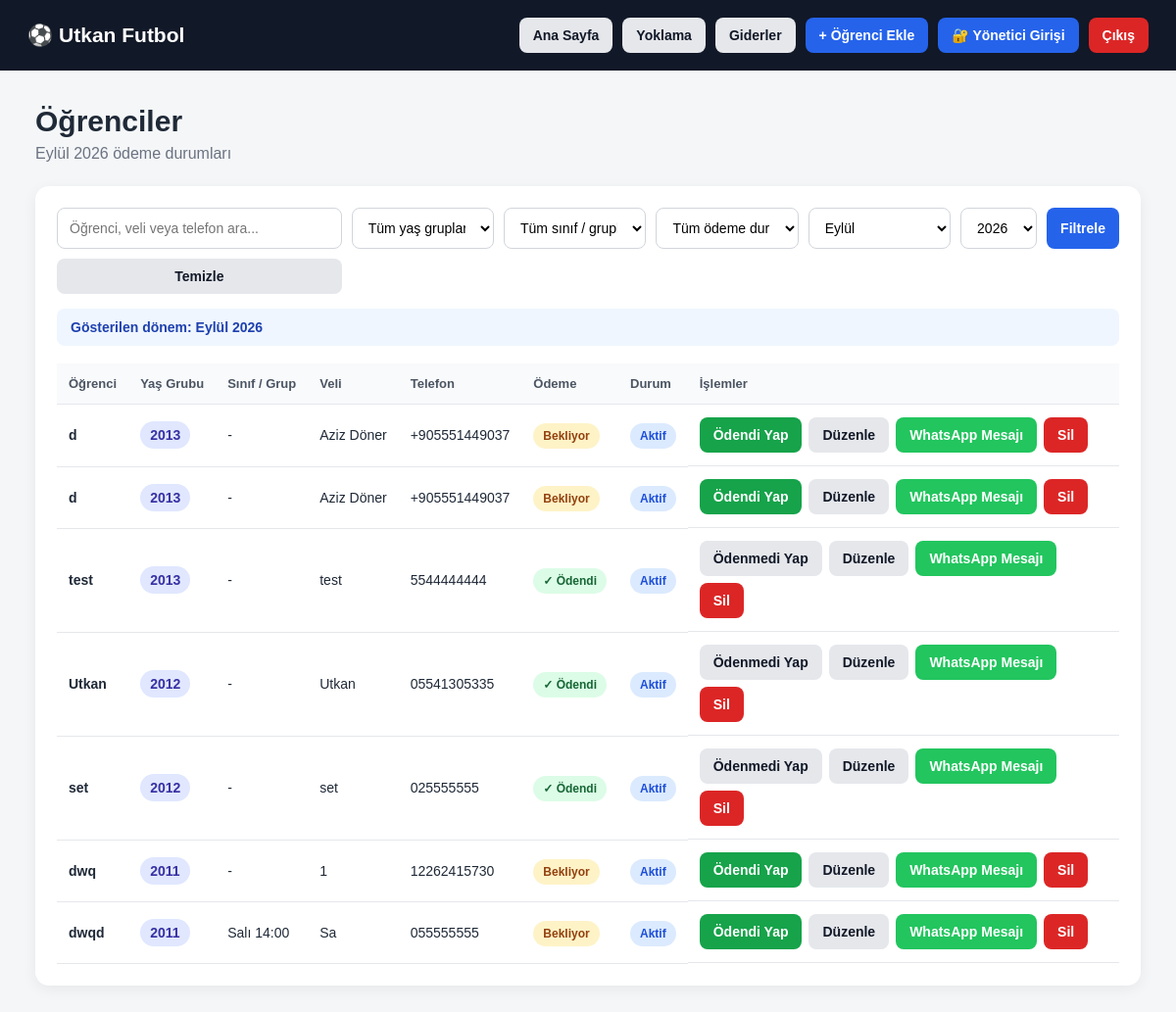
The page /students (signed in) on the database its author committed.
### tables this page shows
CREATE TABLE schools (
            id INTEGER PRIMARY KEY AUTOINCREMENT,
            name TEXT NOT NULL,
            username TEXT NOT NULL UNIQUE,
            password_hash TEXT NOT NULL,
            active INTEGER DEFAULT 1,
            created_at TEXT
        , finance_privacy_enabled INTEGER DEFAULT 0, finance_pin_hash TEXT);

CREATE TABLE students (
            id INTEGER PRIMARY KEY AUTOINCREMENT,
            school_id INTEGER NOT NULL,
            name TEXT NOT NULL,
            birth_year INTEGER NOT NULL,
            parent_name TEXT,
            phone TEXT,
            monthly_fee REAL DEFAULT 0,
            active INTEGER DEFAULT 1,
            notes TEXT,
            created_at TEXT, class_group TEXT,
            FOREIGN KEY (school_id)
                REFERENCES schools(id)
                ON DELETE CASCADE
        );

CREATE TABLE payments (
            id INTEGER PRIMARY KEY AUTOINCREMENT,
            student_id INTEGER NOT NULL,
            year INTEGER NOT NULL,
            month INTEGER NOT NULL,
            amount REAL DEFAULT 0,
            paid INTEGER DEFAULT 0,
            paid_at TEXT,
            FOREIGN KEY (student_id)
                REFERENCES students(id)
                ON DELETE CASCADE,
            UNIQUE(student_id, year, month)
        );

### app.py (the view, shortened to what this page needs)
@app.route("/students")
def students():
    if not school_logged_in():
        return redirect(url_for("login"))
    school_id = session["school_id"]
    year, month = get_selected_period()
    search = request.args.get("search", "").strip()
    birth_year = request.args.get("birth_year", "").strip()
    class_group = request.args.get("class_group", "").strip()
    payment = request.args.get("payment", "").strip()
    query = """
        SELECT
            s.*,
            COALESCE(p.paid, 0) AS paid,
            p.paid_at
        FROM students s
        LEFT JOIN payments p
            ON p.student_id = s.id
            AND p.year = ?
            AND p.month = ?
        WHERE s.school_id = ?
    """
    params = [year, month, school_id]
    if birth_year:
        query += " AND s.birth_year = ?"
        params.append(birth_year)
    if class_group:
        query += " AND s.class_group = ?"
        params.append(class_group)
    if payment == "paid":
        query += " AND COALESCE(p.paid, 0) = 1"
    elif payment == "unpaid":
        query += " AND COALESCE(p.paid, 0) = 0"
    query += """
        ORDER BY
            s.birth_year DESC,
            COALESCE(s.class_group, '') ASC,
            s.name ASC
    """
    conn = get_db()
    student_list = conn.execute(query, params).fetchall()
    years = conn.execute("""
        SELECT DISTINCT birth_year
        FROM students
        WHERE school_id = ?
        ORDER BY birth_year DESC
    """, (school_id,)).fetchall()
    class_groups = conn.execute("""
        SELECT DISTINCT class_group
        FROM students
        WHERE school_id = ?
        AND class_group IS NOT NULL
        AND TRIM(class_group) != ''
        ORDER BY class_group ASC
    """, (school_id,)).fetchall()
    conn.close()
    return render_template(
        "students.html",
        students=student_list,
        years=years,
        class_groups=class_groups,
        search=search,
        birth_year=birth_year,
        class_group=class_group,
        payment=payment,
        selected_year=year,
        selected_month=month,
        month_name=MONTH_NAMES[month],
        months=MONTH_NAMES,
        finance_privacy_enabled=finance_is_required(school_id),
        finance_visible=finance_can_view(school_id)
    )

### templates/students.html (shortened to what this page needs)
<!DOCTYPE html>
<html lang="tr">
<head>
    <link rel="stylesheet" href="{{ url_for('static', filename='style.css') }}">
</head>
<body>
<header class="topbar">
    <div>
        <h2>⚽ {{ session.school_name or "Futbol Okulu Paneli" }}</h2>
    </div>
    <div class="top-actions">
        <a
            href="{{ url_for(
                'dashboard',
                year=selected_year,
                month=selected_month
            ) }}"
            class="btn"
        >
            Ana Sayfa
        </a>
        <a href="{{ url_for('attendance') }}" class="btn">Yoklama</a>
        <a href="{{ url_for('expenses') }}" class="btn">Giderler</a>
        <a href="{{ url_for('add_student') }}" class="btn primary">
            + Öğrenci Ekle
        </a>
        {% if finance_privacy_enabled %}
            {% if finance_visible %}
                <form method="POST" action="{{ url_for('finance_lock') }}" style="display:inline;">
                    <button type="submit" class="btn">🔒 Muhasebeyi Kilitle</button>
                </form>
            {% else %}
                <a href="{{ url_for('finance_unlock') }}" class="btn primary">
                    🔐 Yönetici Girişi
                </a>
            {% endif %}
        {% endif %}
        <a href="{{ url_for('logout') }}" class="btn danger">
            Çıkış
        </a>
    </div>
</header>
<main class="container">
    <div class="page-title">
        <div>
            <h1>Öğrenciler</h1>
            <p>
                {{ month_name }} {{ selected_year }} ödeme durumları
            </p>
        </div>
    </div>
    <section class="panel-section">
        <form method="GET" class="student-filter-bar">
            <input
                type="text"
                name="search"
                value="{{ search }}"
                placeholder="Öğrenci, veli veya telefon ara..."
            >
            <select name="birth_year">
                <option value="">
                    Tüm yaş grupları
                </option>
            </select>
            <select name="class_group">
                <option value="">Tüm sınıf / gruplar</option>
            </select>
            <select name="payment">
                <option value="">
                    Tüm ödeme durumları
                </option>
            </select>
            <select name="month">
                {% for number, name in months.items() %}
                    <option
                        value="{{ number }}"
                        {% if number == selected_month %}
                            selected
                        {% endif %}
                    >
                        {{ name }}
                    </option>
                {% endfor %}
            </select>
            <select name="year">
                {% for year in range(selected_year - 2, selected_year + 3) %}
                    <option
                        value="{{ year }}"
                        {% if year == selected_year %}
                            selected
                        {% endif %}
                    >
                        {{ year }}
                    </option>
                {% endfor %}
            </select>
            <button type="submit" class="btn primary">
                Filtrele
            </button>
            <a
                href="{{ url_for(
                    'students',
                    year=selected_year,
                    month=selected_month
                ) }}"
                class="btn"
            >
                Temizle
            </a>
        </form>
        <div class="selected-period">
            <strong>
                Gösterilen dönem:
                {{ month_name }} {{ selected_year }}
            </strong>
        </div>
        {% if students %}
        <div class="table-wrapper">
            <table>
                <thead>
                    <tr>
                        <th>Öğrenci</th>
                        <th>Yaş Grubu</th>
                        <th>Sınıf / Grup</th>
                        <th>Veli</th>
                        <th>Telefon</th>
                        <th>Ödeme</th>
                        <th>Durum</th>
                        <th>İşlemler</th>
                    </tr>
                </thead>
                <tbody>
                    {% for student in students %}
                    <tr>
                        <td>
                            <strong>{{ student.name }}</strong>
                        </td>
                        <td>
                            <span class="badge">
                                {{ student.birth_year }}
                            </span>
                        </td>
                        <td>
                            {{ student.class_group or "-" }}
                        </td>
                        <td>
                            {{ student.parent_name or "-" }}
                        </td>
                        <td>
                            {{ student.phone or "-" }}
                        </td>
                        <td>
                            {% if student.paid %}
                                <span class="payment paid">
                                    ✓ Ödendi
                                </span>
                            {% else %}
                                <span class="payment unpaid">
                                    Bekliyor
                                </span>
                            {% endif %}
                        </td>
                        <td>
                            {% if student.active %}
                                <span class="status active">
                                    Aktif
                                </span>
                            {% else %}
                                <span class="status passive">
                                    Pasif
                                </span>
                            {% endif %}
                        </td>
                        <td class="actions">
                            <form
                                method="POST"
                                action="{{ url_for(
                                    'toggle_payment',
                                    student_id=student.id
                                ) }}"
                            >
                                {% if student.paid %}
                                    <button
                                        type="submit"
                                        class="btn"
                                    >
                                        Ödenmedi Yap
                                    </button>
                                {% else %}
                                    <button
                                        type="submit"
                                        class="btn success"
                                    >
                                        Ödendi Yap
                                    </button>
                                {% endif %}
                            </form>
                            <a
                                href="{{ url_for(
                                    'edit_student',
                                    student_id=student.id
                                ) }}"
                                class="btn"
                            >
                                Düzenle
                            </a>
                            {% if student.phone %}
                                {% if student.paid %}
                                    {% set whatsapp_message =
                                        "Merhaba, iyi günler. " ~ student.name ~
                                        " isimli öğrencimizin " ~ month_name ~ " " ~ selected_year|string ~
                                        " ayı aidat ödemesi alınmıştır. Teşekkür ederiz."
                                    %}
                                {% else %}
                                    {% set whatsapp_message =
                                        "Merhaba, iyi günler. " ~ student.name ~
                                        " isimli öğrencimizin " ~ month_name ~ " " ~ selected_year|string ~
                                        " ayı aidat ödemesi henüz sistemde görünmemektedir. Bilginize."
                                    %}
                                {% endif %}
                            {% set phone_clean = student.phone
                                |replace(' ', '')
                                |replace('(', '')
                                |replace(')', '')
                                |replace('-', '')
                            %}
                            {% if phone_clean[:3] == '+90' %}
                                {% set whatsapp_phone = phone_clean[3:] %}
                            {% elif phone_clean[:2] == '90' and phone_clean|length == 12 %}
                                {% set whatsapp_phone = phone_clean[2:] %}
                            {% elif phone_clean[:1] == '0' %}
                                {% set whatsapp_phone = phone_clean[1:] %}
                            {% else %}
                                {% set whatsapp_phone = phone_clean %}
                            {% endif %}
                            <a
                                target="_blank"
                                class="btn whatsapp"
                                href="https://wa.me/90{{ whatsapp_phone }}?text={{ whatsapp_message|urlencode }}"
                            >
                                WhatsApp Mesajı
                            </a>
                            {% endif %}
                            <form
                                method="POST"
                                action="{{ url_for(
                                    'delete_student',
                                    student_id=student.id
                                ) }}"
                                onsubmit="return confirm('Bu öğrenciyi silmek istediğine emin misin?');"
                            >
                                <button
                                    type="submit"
                                    class="btn danger"
                                >
                                    Sil
                                </button>
                            </form>
                        </td>
                    </tr>
                    {% endfor %}
                </tbody>
            </table>
        </div>
        {% else %}
        <div class="empty-state">
            Bu filtrelere uygun öğrenci bulunamadı.
        </div>
        {% endif %}
    </section>
</main>
</body>
</html>

### rows shown on the page
schools: name "Utkan Futbol"
students: name "d", birth_year "2013", class_group "-", parent_name "Aziz Döner", phone "+905551449037", shows "Bekliyor", active "Aktif", shows "Ödendi Yap"
students: name "d", birth_year "2013", class_group "-", parent_name "Aziz Döner", phone "+905551449037", shows "Bekliyor", active "Aktif", shows "Ödendi Yap"
payments: name "test", birth_year "2013", class_group "-", parent_name "test", phone "5544444444", shows "✓ Ödendi", shows "Ödenmedi Yap"
payments: name "Utkan", birth_year "2012", class_group "-", parent_name "Utkan", phone "05541305335", shows "✓ Ödendi", shows "Ödenmedi Yap"
payments: name "set", birth_year "2012", class_group "-", parent_name "set", phone "025555555", shows "✓ Ödendi", shows "Ödenmedi Yap"
students: name "dwq", birth_year "2011", class_group "-", parent_name "1", phone "12262415730", shows "Bekliyor", active "Aktif", shows "Ödendi Yap"
students: name "dwqd", birth_year "2011", class_group "Salı 14:00", parent_name "Sa", phone "055555555", shows "Bekliyor", active "Aktif", shows "Ödendi Yap"

### other values the page prints
{{ month_name }} "Eylül"
{{ selected_year }} "2026"
form field month "Eylül"
form field year "2026"
